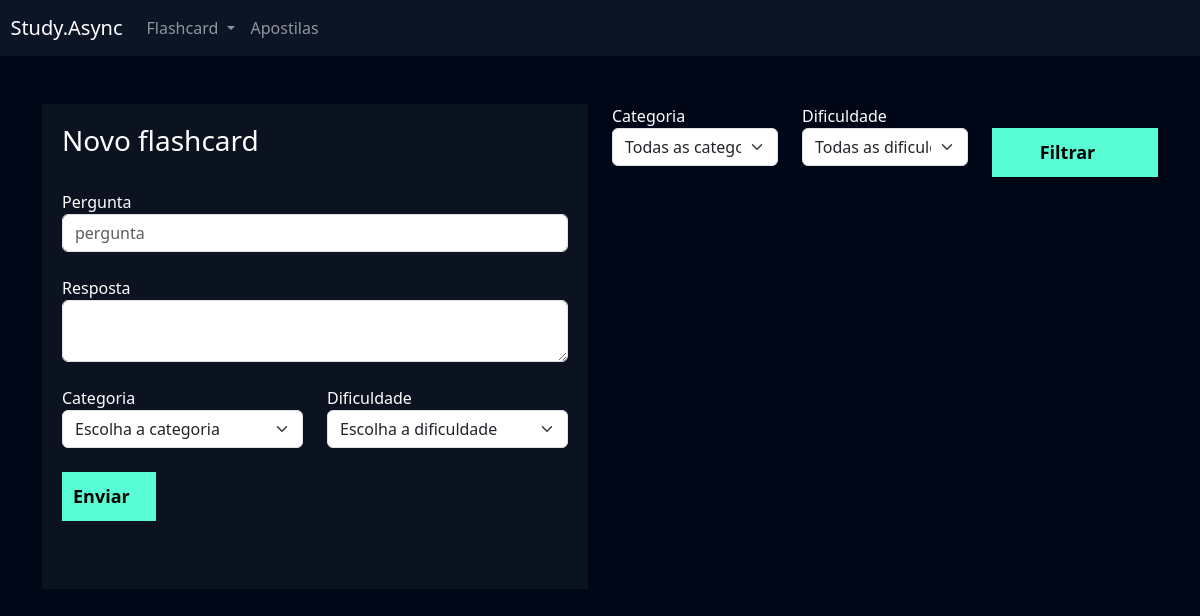
The page /flashcard/novo_flashcard/ (signed in) on the database as committed earlier.
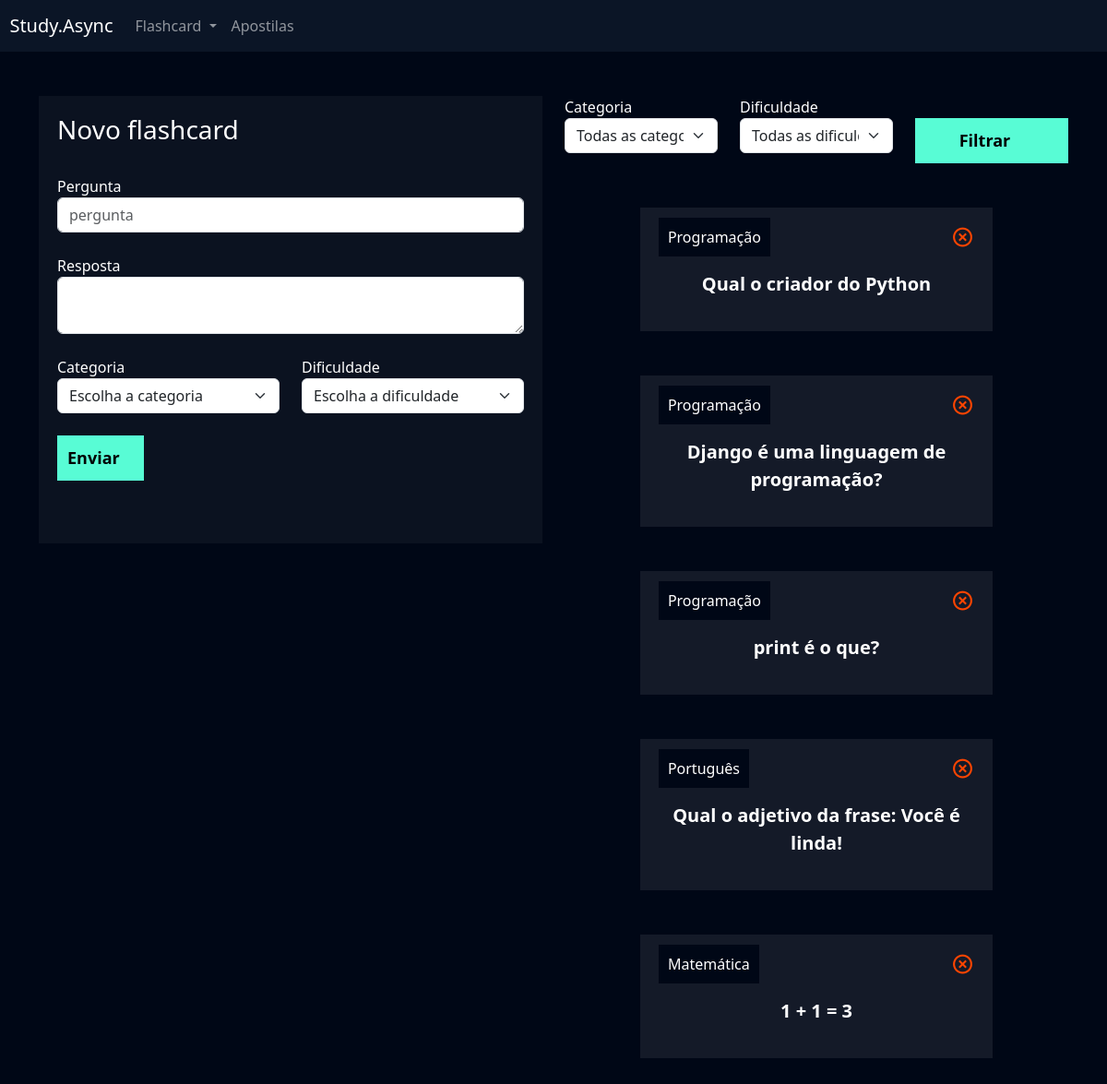
The same page on the database as committed later.
### flashcard/models.py (models this page shows, shortened)
class Flashcard(models.Model):
    DIFICULDADE_CHOICES = (('D', 'Difícil'), ('M', 'Médio'), ('F', 'Fácil'))
    user = models.ForeignKey(User, on_delete=models.DO_NOTHING)
    pergunta = models.CharField(max_length=100)
    resposta = models.TextField()
    categoria = models.ForeignKey(Categoria, on_delete=models.DO_NOTHING)
    dificuldade = models.CharField(max_length=1, choices=DIFICULDADE_CHOICES)

class Categoria(models.Model):
    nome = models.CharField(max_length=20)
    def __str__(self):
        return self.nome

### flashcard/views.py (the view, shortened to what this page needs)
# urls.py: path('novo_flashcard/', views.novo_flashcard, name='novo_flashcard'),
def novo_flashcard(request):
    if not request.user.is_authenticated:
        return redirect('/usuarios/logar')
    if request.method == 'GET':
        categorias = Categoria.objects.all()
        dificuldade = Flashcard.DIFICULDADE_CHOICES
        flashcards = Flashcard.objects.filter(user=request.user)
        categoria_filtrar = request.GET.get('categoria')
        dificuldade_filtrar = request.GET.get('dificuldade')
        if categoria_filtrar:
            flashcards = flashcards.filter(categoria__id=categoria_filtrar)
        if dificuldade_filtrar:
            flashcards = flashcards.filter(dificuldade=dificuldade_filtrar)
        return render(request, 'novo_flashcard.html', {'categorias': categorias, 'dificuldades': dificuldade, 'flashcards': flashcards})

### flashcard/templates/novo_flashcard.html (shortened to what this page needs)
{% extends "base.html" %}
{% load static %}
{% block 'cabecalho' %}
    <link href="{% static 'usuarios/css/cadastro.css' %}" rel="stylesheet">
    <link href='https://unpkg.com/boxicons@2.1.4/css/boxicons.min.css' rel='stylesheet'>
    <link rel="stylesheet" href="{% static 'flashcard/css/novo_flashcard.css' %}">
{% endblock 'cabecalho' %}
{% block 'conteudo' %}
{% include "partials/header.html" %}
    <div class="container">
        <br>
        <br>
        <div class="row">
            <div class="col-md">
                <div class="box-form">
                    <form action="{% url 'novo_flashcard' %}" method="POST"> {% csrf_token %}
                        <h3>Novo flashcard</h3>
                        <br>
                        <label>Pergunta</label>
                        <input type="text" class="form-control" placeholder="pergunta" name="pergunta">
                        <br>
                        <label>Resposta</label>
                        <textarea class="form-control" name="resposta"></textarea>
                        <br>
                        <div class="row">
                                <div class="col-md">
                                    <label for="">Categoria</label>
                                    <select class="form-select" name="categoria">
                                        <option value="">Escolha a categoria</option>
                                    </select>
                                </div>
                                <div class="col-md">
                                    <label for="">Dificuldade</label>
                                    <select class="form-select" name="dificuldade">
                                        <option value="">Escolha a dificuldade</option>
                                    </select>
                                </div>
                        </div>
                        <br>
                        <input type="submit" value="Enviar" class="btn-cadastro">
                        <br>
                        <br>
                        <br>
                    </form>
                </div>
            </div>
            <div class="col-md">
                <form action="{% url "novo_flashcard" %}" method="GET">
                    <div class="row">
                        <div class="col-md">
                            <label for="">Categoria</label>
                            <select name="categoria" id="" class="form-select">
                                <option value="">Todas as categorias</option>
                            </select>
                        </div>
                        <div class="col-md">
                            <label for="">Dificuldade</label>
                            <select name="dificuldade" id="" class="form-select">
                                <option value="">Todas as dificuldades</option>
                            </select>
                        </div>
                        <div class="col-md">
                            <br>
                            <input type="submit" style="width: 100%" value="Filtrar" class="btn-cadastro">
                        </div>
                    </div>
                </form>
                <br>
                <br>
                {% for flash in flashcards %}
                    <div class="box-new-flashcard" onclick="flip_card({{flash.id}})">
                        <div class="flashcard ">
                            <div class="flashcard-categoria">
                                {{flash.categoria}}
                            </div>
                            <a href="{% url "deletar_flashcard" flash.id %}"><i class='icone-exit bx bx-x-circle'></i></a>
                            <br>
                            <br>
                            <div class="flashcard-box-item">
                                <p class="flashcard-item">{{flash.pergunta}}</p>
                            </div>
                        </div>
                    </div>
                    <br>
                    <br>
                {% endfor %}
            </div>
        </div>
    </div>
{% endblock 'conteudo' %}

Rows that differ between the two databases and show on the page:
added Flashcard: categoria "Programação", pergunta "Qual o criador do Python"
added Flashcard: categoria "Programação", pergunta "Django é uma linguagem de programação?"
added Flashcard: categoria "Programação", pergunta "print é o que?"
added Flashcard: categoria "Português", pergunta "Qual o adjetivo da frase: Você é linda!"
added Flashcard: categoria "Matemática", pergunta "1 + 1 = 3"
